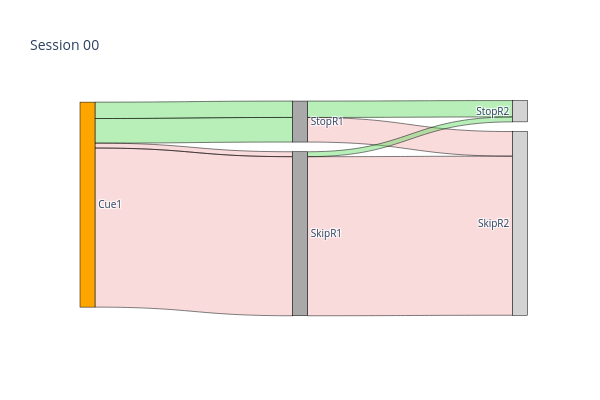
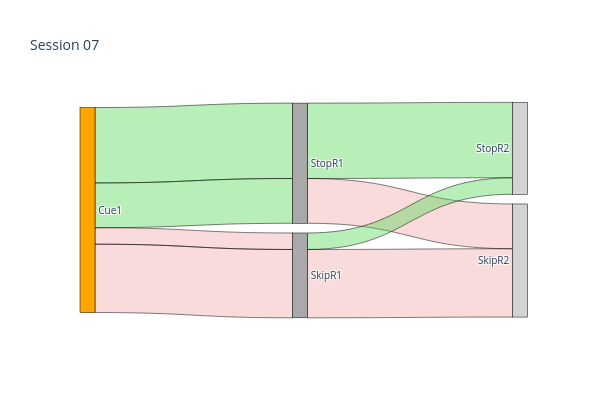

The cell these charts' notebook holds for them, in order:
### Code cell
# Using session 7 data from previous analysis
node_meta = {
    'Cue1': {'label': 'Cue1', 'color': 'orange', 'x': 0.0},
    'R1': {'label': 'StopR1', 'color': 'darkgrey', 'x': 0.5},
    'notR1': {'label': 'SkipR1', 'color': 'darkgrey', 'x': 0.5},
    'R2': {'label': 'StopR2', 'color': 'lightgrey', 'x': 1.0},
    'notR2': {'label': 'SkipR2', 'color': 'lightgrey', 'x': 1.0},
}

# Define winning and losing outcomes
win_outcomes = {('Cue1', 'R1', 'R2')}  # Green: stopped at both locations
lose_outcomes = {('Cue1', 'notR1', 'notR2')}  # Red: skipped both locations

fig = render_sankey(choices_dict[0], node_meta, win_outcomes=win_outcomes, 
                   lose_outcomes=lose_outcomes, title="Session 00")
# fname = f"{output_dir}/session_00_sankey.svg"
# fig.write_image(fname)

fig.show()
fig = render_sankey(choices_dict[7], node_meta, win_outcomes=win_outcomes, 
                   lose_outcomes=lose_outcomes, title="Session 07")
fname = f"{output_dir}/session_07_sankey.svg"
fig.write_image(fname)
fig.show()

### Figure 1 — Plotly figure (JSON) as saved in the notebook; plotly's stock layout.template omitted (floating-point values rounded to 4 significant figures)
{"data": [{"arrangement": "fixed", "link": {"color": ["rgba(79,212,79,0.4)", "rgba(79,212,79,0.4)", "rgba(79,212,79,0.4)", "rgba(214,14,14,0.15)", "rgba(214,14,14,0.15)", "rgba(79,212,79,0.4)", "rgba(214,14,14,0.15)", "rgba(214,14,14,0.15)"], "line": {"color": "black", "width": 0.5}, "source": [0, 1, 0, 1, 0, 2, 0, 2], "target": [1, 3, 1, 4, 2, 3, 2, 4], "value": [10, 10, 15, 15, 3, 3, 97, 97]}, "node": {"color": ["orange", "darkgrey", "darkgrey", "lightgrey", "lightgrey"], "label": ["Cue1", "StopR1", "SkipR1", "StopR2", "SkipR2"], "line": {"color": "black", "width": 0.5}, "pad": 15, "thickness": 15, "x": [0, 0.5, 0.5, 1, 1], "y": [0.5, 0.098, 0.608, 0.05096, 0.561]}, "type": "sankey"}], "layout": {"font": {"size": 10}, "height": 400, "title": {"text": "Session 00"}, "width": 600}}

### Figure 2 — Plotly figure (JSON) as saved in the notebook; plotly's stock layout.template omitted (floating-point values rounded to 4 significant figures)
{"data": [{"arrangement": "fixed", "link": {"color": ["rgba(79,212,79,0.4)", "rgba(79,212,79,0.4)", "rgba(79,212,79,0.4)", "rgba(214,14,14,0.15)", "rgba(214,14,14,0.15)", "rgba(79,212,79,0.4)", "rgba(214,14,14,0.15)", "rgba(214,14,14,0.15)"], "line": {"color": "black", "width": 0.5}, "source": [0, 1, 0, 1, 0, 2, 0, 2], "target": [1, 3, 1, 4, 2, 3, 2, 4], "value": [32, 32, 19, 19, 7, 7, 29, 29]}, "node": {"color": ["orange", "darkgrey", "darkgrey", "lightgrey", "lightgrey"], "label": ["Cue1", "StopR1", "SkipR1", "StopR2", "SkipR2"], "line": {"color": "black", "width": 0.5}, "pad": 15, "thickness": 15, "x": [0, 0.5, 0.5, 1, 1], "y": [0.5, 0.2872, 0.7972, 0.2197, 0.7297]}, "type": "sankey"}], "layout": {"font": {"size": 10}, "height": 400, "title": {"text": "Session 07"}, "width": 600}}
